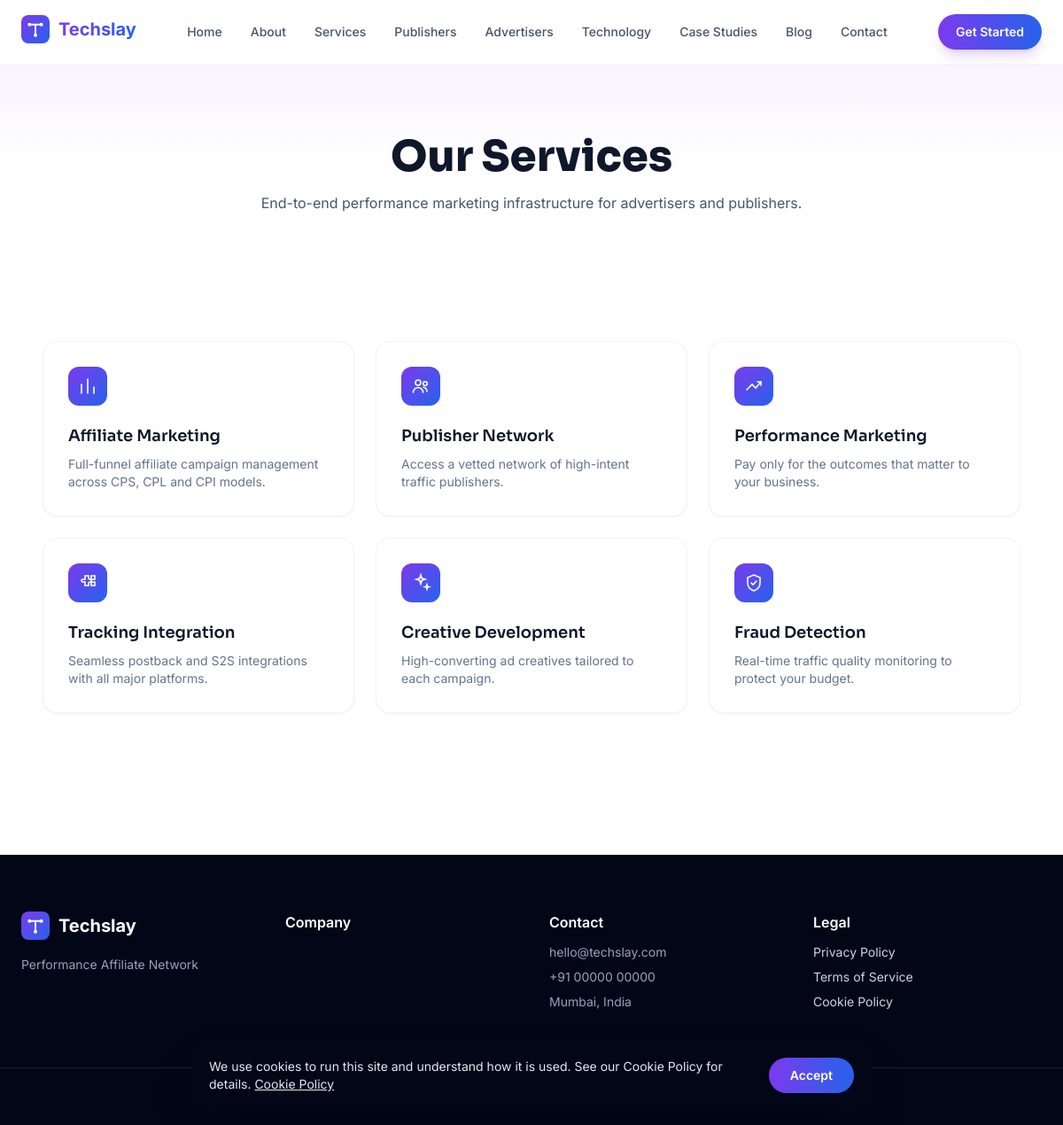
/services, run on the app's committed database.
### tables this page shows
CREATE TABLE menu_items (
    id INT UNSIGNED AUTO_INCREMENT PRIMARY KEY,
    menu_id INT UNSIGNED NOT NULL,
    parent_id INT UNSIGNED DEFAULT NULL,
    label VARCHAR(100) NOT NULL,
    url VARCHAR(500) NOT NULL,
    target ENUM('_self','_blank') NOT NULL DEFAULT '_self',
    icon VARCHAR(60) DEFAULT NULL,
    sort_order INT NOT NULL DEFAULT 0,
    status ENUM('published','draft') NOT NULL DEFAULT 'published',
    created_at DATETIME NOT NULL DEFAULT CURRENT_TIMESTAMP,
    CONSTRAINT fk_menu_items_menu FOREIGN KEY (menu_id) REFERENCES menus(id) ON DELETE CASCADE,
    CONSTRAINT fk_menu_items_parent FOREIGN KEY (parent_id) REFERENCES menu_items(id) ON DELETE CASCADE,
    INDEX idx_menu_items_menu (menu_id),
    INDEX idx_menu_items_sort (sort_order)
);

CREATE TABLE services (
    id INT UNSIGNED AUTO_INCREMENT PRIMARY KEY,
    icon VARCHAR(60) DEFAULT NULL,
    image_media_id INT UNSIGNED DEFAULT NULL,
    title VARCHAR(150) NOT NULL,
    slug VARCHAR(150) NOT NULL UNIQUE,
    short_description VARCHAR(300) DEFAULT NULL,
    content LONGTEXT DEFAULT NULL,
    sort_order INT NOT NULL DEFAULT 0,
    status ENUM('published','draft','trashed') NOT NULL DEFAULT 'draft',
    deleted_at DATETIME DEFAULT NULL,
    created_at DATETIME NOT NULL DEFAULT CURRENT_TIMESTAMP,
    updated_at DATETIME NOT NULL DEFAULT CURRENT_TIMESTAMP ON UPDATE CURRENT_TIMESTAMP,
    CONSTRAINT fk_services_image FOREIGN KEY (image_media_id) REFERENCES media(id) ON DELETE SET NULL,
    INDEX idx_services_status (status)
);

### app/Core/Controller.php (called while the page is built, shortened)
<?php
abstract class Controller
{
    protected function view(string $view, array $data = [], ?string $layout = null): void
    {
        View::output($view, $data, $layout);
    }
}

### app/Controllers/Front/ServiceController.php (called while the page is built, shortened)
<?php
final class ServiceController extends Controller
{
    public function index(): void
    {
        $this->view('front.services.index', [
            'pageTitle' => 'Our Services',
            'services' => Service::published(),
            'headerMenu' => Menu::itemsForLocation('header'),
            'footerMenu' => Menu::itemsForLocation('footer'),
            'seo' => $this->seoFromRow(null, [
                Seo::breadcrumbSchema([
                    ['name' => 'Home', 'url' => View::url('/')],
                    ['name' => 'Services', 'url' => View::url('services')],
                ]),
            ]),
        ], 'front.layouts.main');
    }
}

### public/index.php (called while the page is built, shortened)
<?php
require BASE_PATH . '/app/Core/Autoloader.php';
$router = new Router();
$router->dispatch();

### app/Core/Database.php (called while the page is built, shortened)
<?php
final class Database
{
    private static ?PDO $connection = null;
    public static function connection(): PDO
    {
        if (self::$connection === null) {
            $config = require dirname(__DIR__, 2) . '/config/database.php';
            $dsn = sprintf(
                'mysql:host=%s;port=%s;dbname=%s;charset=%s',
                $config['host'],
                $config['port'],
                $config['database'],
                $config['charset']
            );
            try {
                self::$connection = new PDO($dsn, $config['username'], $config['password'], [
                    PDO::ATTR_ERRMODE => PDO::ERRMODE_EXCEPTION,
                    PDO::ATTR_DEFAULT_FETCH_MODE => PDO::FETCH_ASSOC,
                    PDO::ATTR_EMULATE_PREPARES => false,
                    PDO::ATTR_PERSISTENT => false,
                ]);
            } catch (PDOException $e) {
                Logger::error('Database connection failed: ' . $e->getMessage());
                throw new RuntimeException('Unable to connect to the database.', 0, $e);
            }
        }
        return self::$connection;
    }
    public static function query(string $sql, array $params = []): PDOStatement
    {
        $stmt = self::connection()->prepare($sql);
        $stmt->execute($params);
        return $stmt;
    }
    public static function fetchAll(string $sql, array $params = []): array
    {
        return self::query($sql, $params)->fetchAll();
    }
}

### app/Core/Model.php (called while the page is built, shortened)
<?php
abstract class Model
{
    protected static string $table = '';
    protected static bool $softDeletes = false;
    protected static function buildWhere(array $where): array
    {
        $conditions = [];
        $params = [];
        if (static::$softDeletes && !array_key_exists('deleted_at', $where)) {
            $conditions[] = 'deleted_at IS NULL';
        }
        foreach ($where as $column => $value) {
            $conditions[] = "`{$column}` = :{$column}";
            $params[$column] = $value;
        }
        $sql = $conditions === [] ? '' : ' WHERE ' . implode(' AND ', $conditions);
        return [$sql, $params];
    }
    public static function where(array $conditions, string $orderBy = 'id DESC'): array
    {
        [$whereSql, $params] = static::buildWhere($conditions);
        return Database::fetchAll(
            'SELECT * FROM ' . static::$table . $whereSql . ' ORDER BY ' . $orderBy,
            $params
        );
    }
}

### app/Models/Service.php (called while the page is built, shortened)
<?php
final class Service extends Model
{
    public static function published(): array
    {
        return static::where(['status' => 'published'], 'sort_order ASC');
    }
}

### config/env.php (called while the page is built, shortened)
<?php
function env(string $key, mixed $default = null): mixed
{
    $value = $_ENV[$key] ?? getenv($key);
    return match (strtolower((string) $value)) {
        'true', '(true)' => true,
        'false', '(false)' => false,
        'null', '(null)' => null,
        'empty', '(empty)' => '',
        default => $value,
    };
}

### config/app.php (called while the page is built, shortened)
<?php
return [
    'name' => env('APP_NAME', 'ClickNet'),
    'env' => env('APP_ENV', 'production'),
    'debug' => (bool) env('APP_DEBUG', false),
    'url' => rtrim((string) env('APP_URL', 'http://localhost'), '/'),
    'key' => env('APP_KEY', ''),
    'timezone' => 'UTC',
    'upload_max_size' => ((int) env('UPLOAD_MAX_SIZE_MB', 10)) * 1024 * 1024,
    'upload_allowed_images' => ['jpg', 'jpeg', 'png', 'webp', 'gif', 'svg'],
    'upload_allowed_videos' => ['mp4', 'webm', 'mov'],
    'upload_allowed_documents' => ['pdf'],
    'admin_prefix' => 'admin',
    'maintenance_mode' => false,
];

### app/Core/Autoloader.php (called while the page is built, shortened)
<?php
final class Autoloader
{
    public static function register(string $baseDir): void
    {
        spl_autoload_register(static function (string $class) use ($baseDir): void {
            $prefix = 'App\\';
            $relative = substr($class, strlen($prefix));
            $path = $baseDir . '/app/' . str_replace('\\', '/', $relative) . '.php';
        });
    }
}

### app/Models/Menu.php (called while the page is built, shortened)
<?php
final class Menu extends Model
{
    public static function itemsForLocation(string $location): array
    {
        return Database::fetchAll(
            'SELECT mi.*
             FROM menu_items mi
             JOIN menus m ON m.id = mi.menu_id
             WHERE m.location = :location
               AND mi.parent_id IS NULL
               AND mi.status = "published"
             ORDER BY mi.sort_order ASC',
            ['location' => $location]
        );
    }
}

### app/Models/Setting.php (called while the page is built, shortened)
<?php
final class Setting extends Model
{
    private static ?array $cache = null;
    public static function all(string $orderBy = 'id DESC'): array
    {
        if (self::$cache === null) {
            self::$cache = [];
            foreach (Database::fetchAll('SELECT * FROM settings') as $row) {
                self::$cache[$row['group']][$row['key']] = $row['value'];
            }
        }
        return self::$cache;
    }
    public static function get(string $group, string $key, mixed $default = null): mixed
    {
        $all = self::all();
        return $all[$group][$key] ?? $default;
    }
}

### app/Views/front/services/index.php (the view, shortened to what this page needs)
<section class="py-20 bg-gradient-to-b from-brand-50 via-white to-white">
  <div class="max-w-3xl mx-auto px-6 text-center">
    <h1 class="text-4xl md:text-5xl font-extrabold text-slate-900">Our Services</h1>
    <p class="mt-4 text-slate-600">End-to-end performance marketing infrastructure for advertisers and publishers.</p>
  </div>
</section>
<section class="py-16">
  <div class="max-w-6xl mx-auto px-6">
    <?php if ($services === []): ?>
      <p class="text-center text-slate-400">Services will be listed here soon.</p>
    <?php else: ?>
      <div class="grid sm:grid-cols-2 lg:grid-cols-3 gap-6">
        <?php foreach ($services as $service): ?>
          <a href="<?= View::url('services/' . $service['slug']) ?>"
             class="group rounded-2xl bg-white border border-slate-100 shadow-sm hover:shadow-xl hover:-translate-y-1 transition-all duration-200 p-7">
            <div class="w-11 h-11 rounded-xl bg-gradient-to-br from-brand-500 to-accent-500 text-white flex items-center justify-center mb-5">
              <?= Icon::render($service['icon'] ?? null, 'w-6 h-6') ?>
            </div>
            <h3 class="font-semibold text-lg text-slate-900 group-hover:text-brand-600 transition"><?= View::e($service['title']) ?></h3>
            <p class="mt-2 text-sm text-slate-500"><?= View::e($service['short_description']) ?></p>
          </a>
        <?php endforeach; ?>
      </div>
    <?php endif; ?>
  </div>
</section>

### app/Core/Router.php (shortened to what this page needs)
<?php
final class Router
{
    private array $routes = [];
    private string $groupPrefix = '';
    private array $groupMiddleware = [];
    public function group(string $prefix, array $middleware, callable $callback): void
    {
        $previousPrefix = $this->groupPrefix;
        $previousMiddleware = $this->groupMiddleware;
        $this->groupPrefix = $previousPrefix . $prefix;
        $this->groupMiddleware = array_merge($previousMiddleware, $middleware);
        $this->groupPrefix = $previousPrefix;
        $this->groupMiddleware = $previousMiddleware;
    }
    private function addRoute(string $method, string $uri, array $action, array $middleware): void
    {
        $fullUri = rtrim($this->groupPrefix . $uri, '/');
        $fullUri = $fullUri === '' ? '/' : $fullUri;
        $this->routes[] = [
            'method' => $method,
            'uri' => $fullUri,
            'action' => $action,
            'middleware' => array_merge($this->groupMiddleware, $middleware),
            'pattern' => $this->toPattern($fullUri),
        ];
    }
    private function toPattern(string $uri): string
    {
        $pattern = preg_replace('#\{([a-zA-Z_]+)\}#', '(?P<$1>[^/]+)', $uri);
        return '#^' . $pattern . '$#';
    }
    public function dispatch(): void
    {
        $method = Request::method();
        $uri = Request::uri();
        foreach ($this->routes as $route) {
            if ($route['method'] !== $method) {
                continue;
            }
            if (!preg_match($route['pattern'], $uri, $matches)) {
                continue;
            }
            $params = array_filter($matches, static fn ($key) => !is_int($key), ARRAY_FILTER_USE_KEY);
            $params = array_map(
                static fn ($value) => ctype_digit($value) ? (int) $value : $value,
                $params
            );
            [$controllerClass, $method2] = $route['action'];
            $controller = new $controllerClass();
            $controller->$method2(...array_values($params));
            return;
        }
    }
}

### app/Core/Icon.php (shortened to what this page needs)
<?php
final class Icon
{
    public static function render(?string $key, string $classes = 'w-6 h-6'): string
    {
        $path = self::PATHS[$key ?? ''] ?? self::PATHS[self::DEFAULT_KEY];
        return '<svg xmlns="http://www.w3.org/2000/svg" viewBox="0 0 24 24" fill="none" stroke="currentColor" '
            . 'stroke-width="1.6" stroke-linecap="round" class="' . htmlspecialchars($classes, ENT_QUOTES, 'UTF-8') . '">'
            . $path . '</svg>';
    }
}

### app/Views/front/layouts/main.php (shortened to what this page needs)
<!doctype html>
<html lang="en">
<head>
</head>
<body class="bg-white text-slate-800 antialiased">
<header class="sticky top-0 z-50 glass border-b border-slate-100">
  <div class="max-w-7xl mx-auto px-6 py-4 flex items-center justify-between">
    <a href="<?= View::url('/') ?>"><?php View::partial('partials.logo'); ?></a>
    <nav class="hidden md:flex items-center gap-8 text-sm font-medium text-slate-600">
      <?php foreach ($headerMenu ?? [] as $item): ?>
        <a href="<?= View::url(ltrim($item['url'], '/')) ?>" class="hover:text-brand-500 transition"><?= View::e($item['label']) ?></a>
      <?php endforeach; ?>
    </nav>
    <a href="<?= View::url('contact') ?>" class="hidden md:inline-flex items-center rounded-full bg-gradient-to-r from-brand-500 to-accent-500 text-white text-sm font-semibold px-5 py-2.5 shadow-lg shadow-brand-500/20 hover:shadow-brand-500/40 transition">Get Started</a>
  </div>
</header>
<main><?= $content ?></main>
<footer class="bg-slate-950 text-slate-300 mt-24">
  <div class="max-w-7xl mx-auto px-6 py-16 grid grid-cols-1 md:grid-cols-4 gap-10">
    <div>
      <div class="mb-3"><?php View::partial('partials.logo', ['variant' => 'white']); ?></div>
      <p class="text-sm text-slate-400"><?= View::e(Setting::get('branding', 'tagline', '')) ?></p>
    </div>
    <div>
      <div class="font-semibold text-white mb-3">Company</div>
    </div>
    <div>
      <div class="font-semibold text-white mb-3">Contact</div>
      <ul class="space-y-2 text-sm text-slate-400">
        <li><?= View::e(Setting::get('business', 'email', '')) ?></li>
        <li><?= View::e(Setting::get('business', 'phone', '')) ?></li>
        <li><?= View::e(Setting::get('business', 'address', '')) ?></li>
      </ul>
    </div>
    <div>
      <div class="font-semibold text-white mb-3">Legal</div>
      <ul class="space-y-2 text-sm">
        <li><a href="<?= View::url('privacy-policy') ?>" class="hover:text-white transition">Privacy Policy</a></li>
        <li><a href="<?= View::url('terms') ?>" class="hover:text-white transition">Terms of Service</a></li>
        <li><a href="<?= View::url('cookie-policy') ?>" class="hover:text-white transition">Cookie Policy</a></li>
      </ul>
    </div>
  </div>
  <div class="border-t border-white/10 py-6 text-center text-xs text-slate-500">
  </div>
</footer>
</body>
</html>

### data on the page
menu_items: label "Home"
menu_items: label "About"
menu_items: label "Services"
menu_items: label "Publishers"
menu_items: label "Advertisers"
menu_items: label "Technology"
menu_items: label "Case Studies"
menu_items: label "Blog"
menu_items: label "Contact"
services: title "Affiliate Marketing", short_description "Full-funnel affiliate campaign management across CPS, CPL and CPI models."
services: title "Publisher Network", short_description "Access a vetted network of high-intent traffic publishers."
services: title "Performance Marketing", short_description "Pay only for the outcomes that matter to your business."
services: title "Tracking Integration", short_description "Seamless postback and S2S integrations with all major platforms."
services: title "Creative Development", short_description "High-converting ad creatives tailored to each campaign."
services: title "Fraud Detection", short_description "Real-time traffic quality monitoring to protect your budget."
